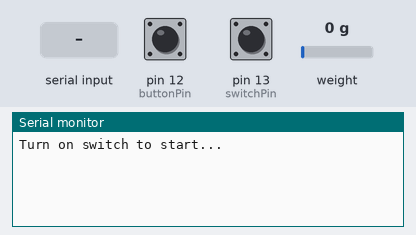
The sketch below on a simulated Arduino Uno, built with avr-gcc and run on an emulated ATmega328P. On the bench: the last lines printed to the serial monitor. Inputs (shaded band) come from the test bench; at power-on: pin 13 (switchPin) LOW, pin 12 (buttonPin) LOW, weight on the scale 0 g.

Above: at 1.2 s.
1.3 s: pin 13 (switchPin) pulled HIGH for 0.15 s
At 1.9 s:
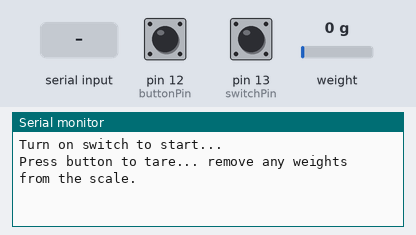
2.9 s: pin 12 (buttonPin) pulled HIGH for 0.15 s
At 5.1 s:
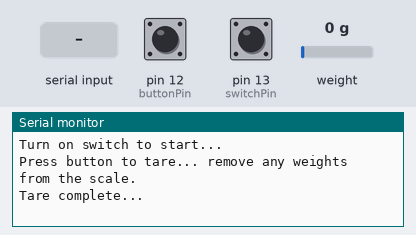
5.4 s: pin 13 (switchPin) pulled HIGH for 1 s
At 7.0 s:
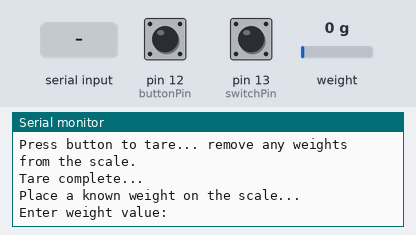
7.9 s: "90,45\n" received over Serial
At 9.0 s:
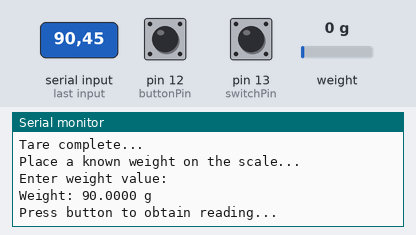
9.4 s: pin 12 (buttonPin) pulled HIGH for 1 s
At 11.3 s:
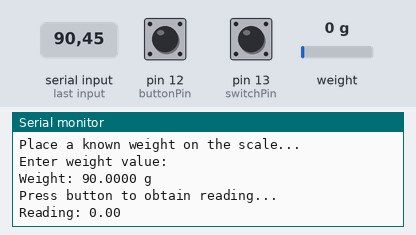

The sketch:

sketch_THIS_ONE_Garton_one_tare_loadcell_calibration.ino
```cpp
#include "HX711.h"

const int LOADCELL_DOUT_PIN = 2;
const int LOADCELL_SCK_PIN = 3;
const int buttonPin = 12;
const int switchPin = 13;
bool tare_done = false;

HX711 scale;


void setup() {

 Serial.begin(9600);

  scale.begin(LOADCELL_DOUT_PIN, LOADCELL_SCK_PIN); //configuring the scale pins
 pinMode(buttonPin, INPUT);
 pinMode(switchPin, INPUT);

 Serial.println("Turn on switch to start...");
}

void loop() {

  if (digitalRead(switchPin) == 1) {

  while (digitalRead(switchPin) == 0) {} //holds here until button is pressed

  if (scale.is_ready()){
    scale.set_scale();
    if (!tare_done){
    Serial.println("Press button to tare... remove any weights from the scale.");

    while (digitalRead(buttonPin) == 0) {}  //holds here until button is pressed

    scale.tare();  //tare the scale
    Serial.println("Tare complete...");
    tare_done = true;
    delay(300);
    }

    else {

    Serial.println("Place a known weight on the scale...");
    delay(1000);
    Serial.println("Enter weight value: ");


    while (Serial.available() == 0) {}  //holds here until data is entered to the serial monitor (values, then ENTER key)
    float weight = Serial.parseFloat();

    while (Serial.available() > 0) {  //clears the serial monitor of extraneous data in the serial input
      Serial.read();
    }


    Serial.print("Weight: ");  //prints known weight to the serial monitor
    Serial.print(weight, 4);
    Serial.println(" g");

    Serial.println("Press button to obtain reading...");


    while (digitalRead(buttonPin) == 0) {}  //holds here until button is pressed


    float reading = scale.get_units(10);  //force sensor reading is taken
    Serial.print("Reading: ");
    Serial.println(reading);
    delay(1000);
    }

  }


  else {
    Serial.println("HX711 not found.");
  }
  delay(1000);
}
}

//calibration factor will be the (reading)/(known weight)
```

Measured:
- after the input at 1.3 s, the serial monitor: prints a new line at once (image 1)
- after the input at 2.9 s, the serial monitor: prints a new line after 1.0 s (image 2)
- after the input at 5.4 s, the serial monitor: prints a new line at once (image 3)
- after the input at 7.9 s, the serial monitor: prints a new line at once (image 4)
- after the input at 9.4 s, the serial monitor: prints a new line after 1.0 s (image 5)
